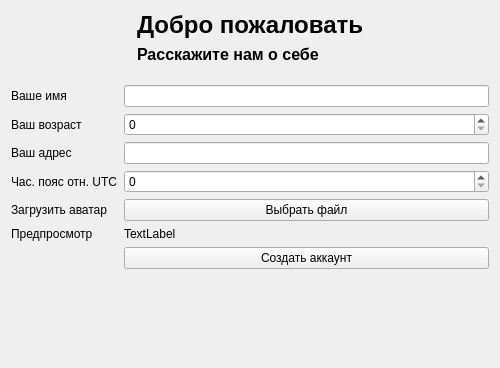
<?xml version="1.0" encoding="UTF-8"?>
<ui version="4.0">
 <class>Register</class>
 <widget class="QWidget" name="Register">
  <property name="geometry">
   <rect>
    <x>0</x>
    <y>0</y>
    <width>500</width>
    <height>368</height>
   </rect>
  </property>
  <property name="windowTitle">
   <string>Создание аккаунта</string>
  </property>
  <layout class="QGridLayout" name="gridLayout_2">
   <item row="0" column="0">
    <layout class="QGridLayout" name="gridLayout">
     <item row="5" column="0">
      <layout class="QFormLayout" name="formLayout">
       <property name="bottomMargin">
        <number>12</number>
       </property>
       <item row="0" column="0">
        <widget class="QLabel" name="label">
         <property name="text">
          <string>Ваше имя</string>
         </property>
        </widget>
       </item>
       <item row="0" column="1">
        <widget class="QLineEdit" name="name_input"/>
       </item>
       <item row="2" column="0">
        <widget class="QLabel" name="label_2">
         <property name="text">
          <string>Ваш возраст</string>
         </property>
        </widget>
       </item>
       <item row="2" column="1">
        <widget class="QSpinBox" name="age_input"/>
       </item>
       <item row="3" column="0">
        <widget class="QLabel" name="label_3">
         <property name="text">
          <string>Ваш адрес</string>
         </property>
        </widget>
       </item>
       <item row="3" column="1">
        <widget class="QLineEdit" name="address_input"/>
       </item>
       <item row="4" column="0">
        <widget class="QLabel" name="label_4">
         <property name="text">
          <string>Час. пояс отн. UTC</string>
         </property>
        </widget>
       </item>
       <item row="4" column="1">
        <widget class="QSpinBox" name="timezone_input"/>
       </item>
       <item row="5" column="0">
        <widget class="QLabel" name="label_avatar">
         <property name="text">
          <string>Загрузить аватар</string>
         </property>
        </widget>
       </item>
       <item row="5" column="1">
        <widget class="QPushButton" name="avatar_upload_btn">
         <property name="text">
          <string>Выбрать файл</string>
         </property>
        </widget>
       </item>
       <item row="6" column="1">
        <widget class="QLabel" name="avatar_preview">
         <property name="text">
          <string>TextLabel</string>
         </property>
        </widget>
       </item>
       <item row="6" column="0">
        <widget class="QLabel" name="label_5">
         <property name="text">
          <string>Предпросмотр</string>
         </property>
        </widget>
       </item>
       <item row="7" column="1">
        <widget class="QPushButton" name="submit_btn">
         <property name="sizePolicy">
          <sizepolicy hsizetype="Minimum" vsizetype="Fixed">
           <horstretch>0</horstretch>
           <verstretch>0</verstretch>
          </sizepolicy>
         </property>
         <property name="text">
          <string>Создать аккаунт</string>
         </property>
        </widget>
       </item>
      </layout>
     </item>
     <item row="1" column="0">
      <layout class="QHBoxLayout" name="horizontalLayout_2">
       <property name="bottomMargin">
        <number>15</number>
       </property>
       <item>
        <spacer name="horizontalSpacer_2">
         <property name="orientation">
          <enum>Qt::Orientation::Horizontal</enum>
         </property>
         <property name="sizeHint" stdset="0">
          <size>
           <width>40</width>
           <height>20</height>
          </size>
         </property>
        </spacer>
       </item>
       <item>
        <layout class="QVBoxLayout" name="verticalLayout">
         <item>
          <widget class="QLabel" name="label_7">
           <property name="sizePolicy">
            <sizepolicy hsizetype="Preferred" vsizetype="Fixed">
             <horstretch>0</horstretch>
             <verstretch>0</verstretch>
            </sizepolicy>
           </property>
           <property name="font">
            <font>
             <pointsize>18</pointsize>
             <italic>false</italic>
             <bold>true</bold>
            </font>
           </property>
           <property name="text">
            <string>Добро пожаловать</string>
           </property>
          </widget>
         </item>
         <item>
          <widget class="QLabel" name="label_8">
           <property name="sizePolicy">
            <sizepolicy hsizetype="Preferred" vsizetype="Fixed">
             <horstretch>0</horstretch>
             <verstretch>0</verstretch>
            </sizepolicy>
           </property>
           <property name="font">
            <font>
             <pointsize>12</pointsize>
             <italic>false</italic>
             <bold>true</bold>
            </font>
           </property>
           <property name="text">
            <string>Расскажите нам о себе</string>
           </property>
          </widget>
         </item>
        </layout>
       </item>
       <item>
        <spacer name="horizontalSpacer">
         <property name="orientation">
          <enum>Qt::Orientation::Horizontal</enum>
         </property>
         <property name="sizeHint" stdset="0">
          <size>
           <width>40</width>
           <height>20</height>
          </size>
         </property>
        </spacer>
       </item>
      </layout>
     </item>
    </layout>
   </item>
  </layout>
 </widget>
 <resources/>
 <connections/>
</ui>
